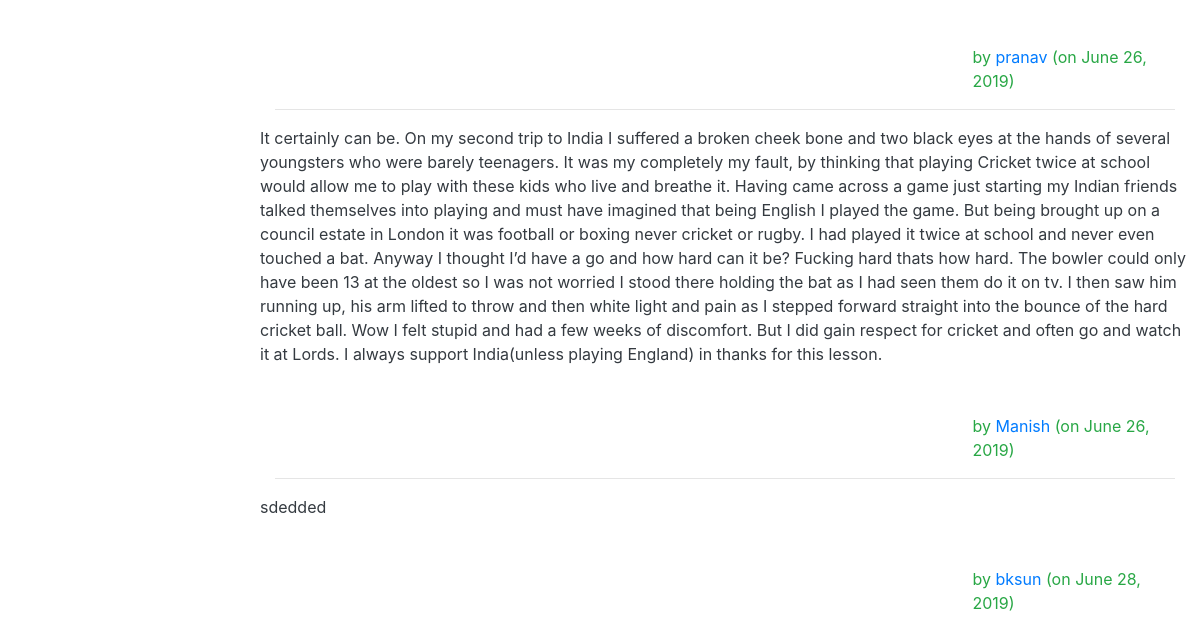
Before: /myquora/question/6 (lower part) with the older database file.
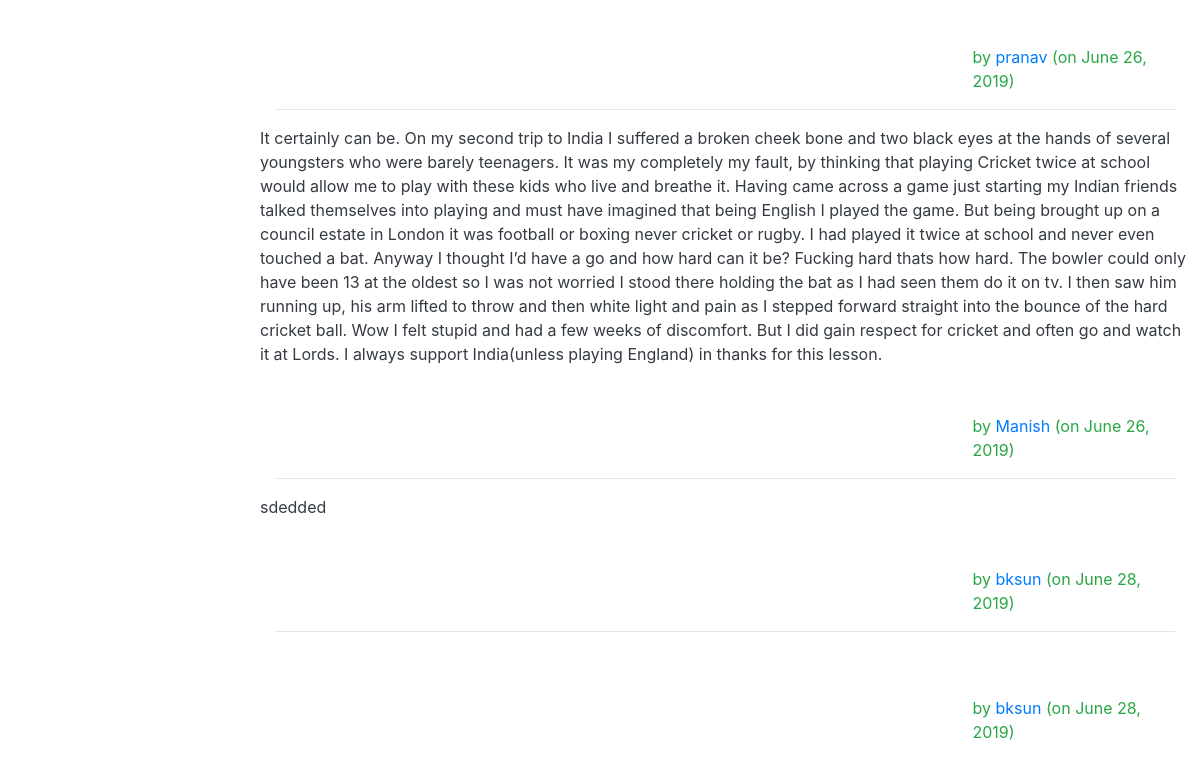
After: the same page with the newer database file.
### myquora/models.py (models this page shows, shortened)
class Answer(models.Model):
    author = models.ForeignKey(Author, on_delete=models.SET_NULL, null=True)
    question = models.ForeignKey('Question', on_delete=models.SET_NULL, null=True)
    answer_text = models.TextField(max_length=2000, help_text='Write your answer here...')
    date_created = models.DateField(null=True, default=datetime.now())
    date_updated = models.DateField(null=True, default=datetime.now())
    upvote = models.IntegerField(default=0)
    downvote = models.IntegerField(default=0)
    views = models.IntegerField(default=0)

class Author(models.Model):
    user = models.ForeignKey(User, on_delete=models.CASCADE)
    email = models.EmailField(max_length=70,blank=True)
    date_created = models.DateField(null=True, default=datetime.now())
    credits =  models.IntegerField(default=0)
    def get_absolute_url(self):
        return reverse('author-detail', args=[str(self.id)])
    def __str__(self):
        return f'{self.user.username}'

### myquora/views.py (the view)
# urls.py: path('question/<int:pk>', views.QuestionDetailView.as_view(), name='question-detail'),
class QuestionDetailView(generic.DetailView):
    model = Question
    paginate_by = 3
    def get_context_data(self, **kwargs):
        context = super().get_context_data(**kwargs)
        print(context)
        questionId = self.kwargs['pk']
        print(questionId)
        question = Question.objects.get(id=questionId)
        context['answer_list'] = Answer.objects.filter(question=question)
        context['answer_url'] = '/myquora/question/' + str(questionId) + '/answer'
        return context

### myquora/models.py (called while the page is built)
    def __str__(self):
        return f'{self.question_text}'

### myquora/templates/myquora/question_detail.html (shortened to what this page needs)
{% extends "base_generic.html" %}
{% block content %}
  <div class="text-success">
  <div style="margin-left:20px;margin-top:10px; margin-right: 10px;">
    {% if answer_list %}
    <ul>
      {% for answer in answer_list %}
            <hr></hr>
          <div class="row text-dark">
            {{ answer.answer_text }}</a>
          </div>
          <br>
          <br>
          <div class="row text-success">
              <div class="col"></div>
              <div class="col-6"></div>
              <div class="col">
                  by <a href="{{ answer.author.get_absolute_url }}">{{answer.author}} </a>
                  (on {{answer.date_updated}})
              </div>
          </div>
      {% endfor %}
    </ul>
    {% else %}
    <div class="text-danger">
        There are no answers for this question.
    </div>
    {% endif %}
  </div>
{% endblock %}

Changed rows visible on the page:
added Answer: author "bksun", date_updated "June 28, 2019"
